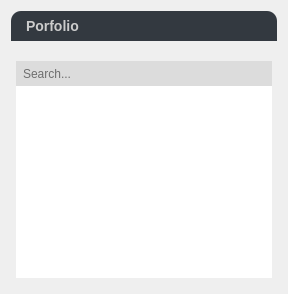
            <widget class="QFrame" name="framePortfolio">
             <property name="styleSheet">
              <string notr="true">QFrame{
background-color: qlineargradient(x1:0.5, y1: 0, x2:0.5, y2:1, 
							stop: 1  rgb(16,24,31), stop: 0 rgb(23,31,38));
border-top-left-radius: 0px;
border-top-right-radius: 0px;
border-bottom-left-radius: 0px;
border-bottom-right-radius: 0px;
border: 0px;
}</string>
             </property>
             <property name="frameShape">
              <enum>QFrame::StyledPanel</enum>
             </property>
             <property name="frameShadow">
              <enum>QFrame::Raised</enum>
             </property>
             <layout class="QVBoxLayout" name="verticalLayout_2">
              <item>
               <widget class="QFrame" name="framePortfolio2">
                <property name="minimumSize">
                 <size>
                  <width>200</width>
                  <height>0</height>
                 </size>
                </property>
                <property name="maximumSize">
                 <size>
                  <width>16777215</width>
                  <height>16777215</height>
                 </size>
                </property>
                <property name="styleSheet">
                 <string notr="true">QFrame{
background-color: qlineargradient(x1:0.5, y1: 0, x2:0.5, y2:1, 
							stop: 1  rgb(53,61,66), stop: 0 rgb(79,85,90));
border-top-left-radius: 10px;
border-top-right-radius: 10px;
border-bottom-left-radius: 10px;
border-bottom-right-radius: 10px;
border: 0px;
}</string>
                </property>
                <property name="frameShape">
                 <enum>QFrame::StyledPanel</enum>
                </property>
                <property name="frameShadow">
                 <enum>QFrame::Raised</enum>
                </property>
                <layout class="QVBoxLayout" name="exchangeFrameLayou_2">
                 <property name="spacing">
                  <number>10</number>
                 </property>
                 <property name="leftMargin">
                  <number>0</number>
                 </property>
                 <property name="topMargin">
                  <number>0</number>
                 </property>
                 <property name="rightMargin">
                  <number>0</number>
                 </property>
                 <property name="bottomMargin">
                  <number>5</number>
                 </property>
                 <item>
                  <widget class="CENTAUR_NAMESPACE::ChevronButton" name="porfolioButton">
                   <property name="minimumSize">
                    <size>
                     <width>0</width>
                     <height>30</height>
                    </size>
                   </property>
                   <property name="maximumSize">
                    <size>
                     <width>16777215</width>
                     <height>30</height>
                    </size>
                   </property>
                   <property name="styleSheet">
                    <string notr="true">

QPushButton{
font-size: 14px;
font-weight: 600;
color:  #cccccc;
border: 0px;
border-top-left-radius: 10px;
border-top-right-radius: 10px;
border-bottom-left-radius: 0px;
border-bottom-right-radius: 0px;
background-color: rgba(28,35,43, 0);
text-align: left;
padding:  0 0 0 15;
}

QPushButton:default{
font-weight: 800;
color:  #0d3C61;
border: 0px;
border-radius:  5px;
border: 2px solid rgba(144,203,249,100);
background-color: #2196f3;
}



QPushButton:hover, QPushButton:hover:default{
	background-color:  rgb(55,61,68);
}

QPushButton:pressed{
background-color: rgb(62,68,75);
}

QPushButton::on{
background-color: rgb(51,57,64);
}


QPushButton:pressed:default{
background-color:  rgb(51,57,64);
}

QPushButton:disabled{
color: #c0c0c0;
background-color: #9D9EA4;
}
</string>
                   </property>
                   <property name="text">
                    <string>Porfolio</string>
                   </property>
                   <property name="checkable">
                    <bool>true</bool>
                   </property>
                   <property name="checked">
                    <bool>true</bool>
                   </property>
                  </widget>
                 </item>
                 <item>
                  <widget class="QFrame" name="porfolioWidgetsFrame">
                   <property name="minimumSize">
                    <size>
                     <width>0</width>
                     <height>0</height>
                    </size>
                   </property>
                   <property name="styleSheet">
                    <string notr="true">QFrame{
	border-radius: 0px;
}</string>
                   </property>
                   <property name="frameShape">
                    <enum>QFrame::StyledPanel</enum>
                   </property>
                   <property name="frameShadow">
                    <enum>QFrame::Raised</enum>
                   </property>
                   <layout class="QVBoxLayout" name="verticalLayout_3">
                    <property name="spacing">
                     <number>0</number>
                    </property>
                    <property name="leftMargin">
                     <number>5</number>
                    </property>
                    <property name="topMargin">
                     <number>10</number>
                    </property>
                    <property name="rightMargin">
                     <number>5</number>
                    </property>
                    <property name="bottomMargin">
                     <number>0</number>
                    </property>
                    <item>
                     <widget class="CENTAUR_NAMESPACE::SearchLineEdit" name="porfolioSearch">
                      <property name="styleSheet">
                       <string notr="true">QLineEdit{
border: 0px;
color: black;
background-color: rgb(220,220,220);
border-radius:  0px;
min-height: 25px;
padding: 0 0 0 5;
}


QLineEdit:hover{
background-color:  rgb(232,232,232);
border: 2px solid #339ef4
}

QLineEdit:focus{
background-color:  rgb(240,240,240);
border: 2px solid #56aff6;
}
</string>
                      </property>
                      <property name="placeholderText">
                       <string>Search...</string>
                      </property>
                      <property name="clearButtonEnabled">
                       <bool>true</bool>
                      </property>
                     </widget>
                    </item>
                    <item>
                     <widget class="PortfolioWidget" name="porfolioList"/>
                    </item>
                   </layout>
                  </widget>
                 </item>
                </layout>
               </widget>
              </item>
             </layout>
            </widget>
